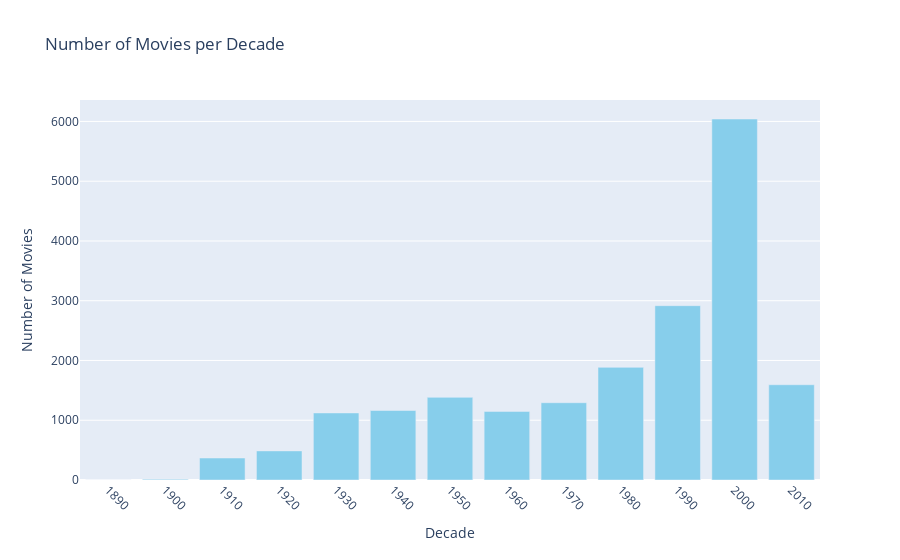

The code cell stored with this chart in its notebook:
### Markdown cell above
As we have seen before, box office would clearly need to be increased via scraping since 90% of the information does not exist, in our analysis we probably will not need runtime and languages so we refrain from exploring it. Also plots will be scraped as they are the center of our analysis. If we extend our analysis through time periods, we may also want to scrape release years.

### Code cell
import plotly.express as px

# Calculate the decade and count movies per decade
df_movie['decade'] = (df_movie['Movie_release_date'].dropna().astype(int) // 10) * 10
decade_counts = df_movie['decade'].value_counts().sort_index()

# Create a bar chart using Plotly
fig = px.bar(
    x=decade_counts.index, 
    y=decade_counts.values, 
    labels={'x': 'Decade', 'y': 'Number of Movies'},
    title='Number of Movies per Decade',
    color_discrete_sequence=['skyblue']
)

# Customize the layout to show only decade labels
fig.update_layout(
    xaxis_title="Decade",
    yaxis_title="Number of Movies",
    xaxis=dict(
        tickmode='array',  # Explicitly set tick values
        tickvals=decade_counts.index,  # Set tick values to the decades
        ticktext=[str(int(decade)) for decade in decade_counts.index],  # Use decade labels as tick text
        tickangle=45  # Rotate labels for better readability
    )
)

# Save and display the chart
fig.write_html("plot/dataset_presentation/number_of_movies_per_decade.html")
fig.show()

### Figure 1 — Plotly figure (JSON) as saved in the notebook; plotly's stock layout.template omitted (floating-point values rounded to 4 significant figures)
{"data": [{"alignmentgroup": "True", "hovertemplate": "Decade=%{x}<br>Number of Movies=%{y}<extra></extra>", "legendgroup": "", "marker": {"color": "skyblue", "pattern": {"shape": ""}}, "name": "", "offsetgroup": "", "orientation": "v", "showlegend": false, "textposition": "auto", "type": "bar", "x": [1890, 1900, 1910, 1920, 1930, 1940, 1950, 1960, 1970, 1980, 1990, 2000, 2010], "xaxis": "x", "y": [1, 13, 368, 487, 1122, 1163, 1383, 1148, 1293, 1885, 2917, 6041, 1594], "yaxis": "y"}], "layout": {"barmode": "relative", "legend": {"tracegroupgap": 0}, "title": {"text": "Number of Movies per Decade"}, "xaxis": {"anchor": "y", "domain": [0, 1], "tickangle": 45, "tickmode": "array", "ticktext": ["1890", "1900", "1910", "1920", "1930", "1940", "1950", "1960", "1970", "1980", "1990", "2000", "2010"], "tickvals": [1890, 1900, 1910, 1920, 1930, 1940, 1950, 1960, 1970, 1980, 1990, 2000, 2010], "title": {"text": "Decade"}}, "yaxis": {"anchor": "x", "domain": [0, 1], "title": {"text": "Number of Movies"}}}}
